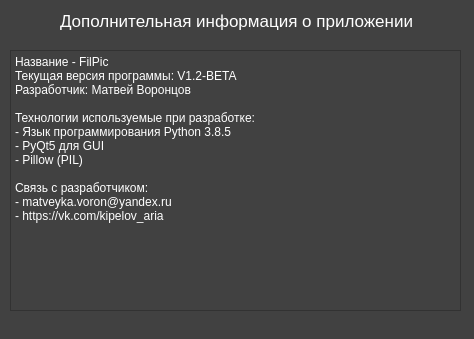
<?xml version="1.0" encoding="UTF-8"?>
<ui version="4.0">
 <class>MainWindow</class>
 <widget class="QMainWindow" name="MainWindow">
  <property name="geometry">
   <rect>
    <x>0</x>
    <y>0</y>
    <width>474</width>
    <height>339</height>
   </rect>
  </property>
  <property name="windowTitle">
   <string>Дополнительная информация о приложении</string>
  </property>
  <property name="styleSheet">
   <string notr="true">background-color: rgb(65, 65, 65)</string>
  </property>
  <widget class="QWidget" name="centralwidget">
   <widget class="QLabel" name="label_info">
    <property name="geometry">
     <rect>
      <x>60</x>
      <y>10</y>
      <width>361</width>
      <height>21</height>
     </rect>
    </property>
    <property name="styleSheet">
     <string notr="true">font-size: 17px;color: white</string>
    </property>
    <property name="text">
     <string>Дополнительная информация о приложении</string>
    </property>
   </widget>
   <widget class="QPlainTextEdit" name="text_info">
    <property name="geometry">
     <rect>
      <x>10</x>
      <y>50</y>
      <width>451</width>
      <height>261</height>
     </rect>
    </property>
    <property name="styleSheet">
     <string notr="true">color:white</string>
    </property>
    <property name="plainText">
     <string>Название - FilPic
Текущая версия программы: V1.2-BETA
Разработчик: Матвей Воронцов

Технологии используемые при разработке:
- Язык программирования Python 3.8.5
- PyQt5 для GUI
- Pillow (PIL)

Связь с разработчиком:
- matveyka.voron@yandex.ru
- https://vk.com/kipelov_aria</string>
    </property>
   </widget>
  </widget>
  <widget class="QStatusBar" name="statusbar"/>
 </widget>
 <resources/>
 <connections/>
</ui>
